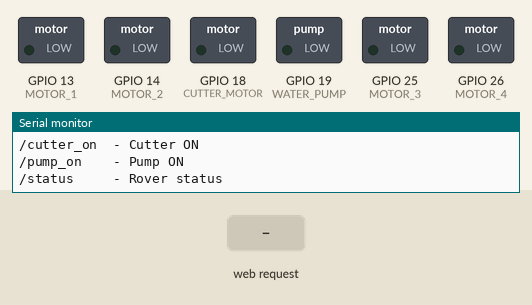
The sketch below on a simulated ESP32. Shown: switched loads named in the sketch (green lamp = pin HIGH), the last lines printed to the serial monitor. The test bench sets the inputs (shaded band). WiFi joins after 1.5 s; servers stay silent unless stated.

Above: at 2.7 s.
2.8 s: HTTP request GET /red received
At 3.7 s:
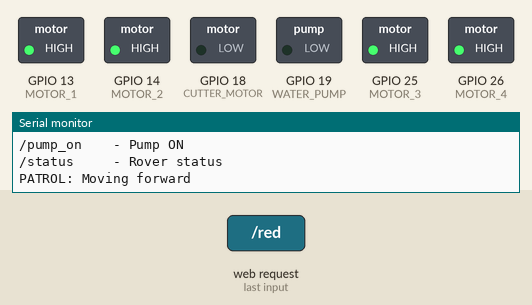
4.3 s: HTTP request GET /green received
At 4.9 s:
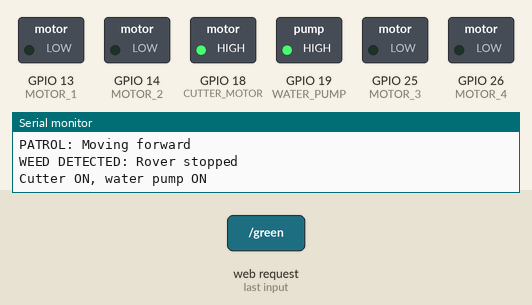
5.8 s: HTTP request GET /cutter_on received
At 6.1 s:
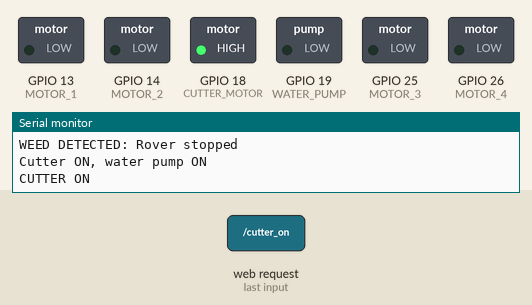
7.3 s: HTTP request GET /pump_on received
At 8.4 s:
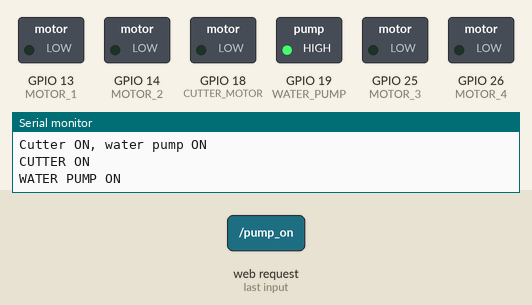
Timing chart, 0 to 18.8 s (numbered marks = the images above; inputs shaded):
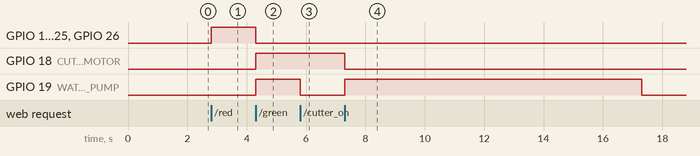

Measured:
- after the input at 2.8 s, GPIO 13 (MOTOR_1), GPIO 14 (MOTOR_2), GPIO 25 (MOTOR_3), GPIO 26 (MOTOR_4): LOW → HIGH at once
- after the input at 4.3 s, GPIO 13 (MOTOR_1), GPIO 14 (MOTOR_2), GPIO 25 (MOTOR_3), GPIO 26 (MOTOR_4): HIGH → LOW at once; GPIO 18 (CUTTER_MOTOR), GPIO 19 (WATER_PUMP): LOW → HIGH at once
- after the input at 5.8 s, GPIO 19 (WATER_PUMP): HIGH → LOW at once
- after the input at 7.3 s, GPIO 18 (CUTTER_MOTOR): HIGH → LOW after 0.00 s instead of 8.5 s; GPIO 19 (WATER_PUMP): LOW → HIGH at once, → LOW 10.0 s later

The sketch:

weedrover.ino
```cpp
#include <WiFi.h>
#include <WebServer.h>

// ---------- Wi-Fi configuration ----------
const char* WIFI_SSID = "NEW";
const char* WIFI_PASSWORD = "12345678";

// ---------- GPIO assignments ----------
// Connect these GPIOs to motor driver inputs.
// Do NOT connect motors directly to ESP32 pins.

const uint8_t MOTOR_1 = 13;
const uint8_t MOTOR_2 = 14;
const uint8_t MOTOR_3 = 25;
const uint8_t MOTOR_4 = 26;

const uint8_t CUTTER_MOTOR = 18;
const uint8_t WATER_PUMP = 19;

// ---------- HTTP server ----------
WebServer server(80);

// ---------- Rover state ----------
enum RoverState {
  ROVER_STOPPED,
  ROVER_PATROLLING,
  ROVER_CUTTING_WATERING
};

RoverState roverState = ROVER_STOPPED;

// Safety timeout for tool motors
// Cutter and pump automatically stop after 10 seconds.
// Adjust only after testing your hardware.
const unsigned long TOOL_TIMEOUT_MS = 10000;
unsigned long toolsStartedAt = 0;
bool toolsRunning = false;

// ==================================================
// MOTOR CONTROL
// ==================================================

void stopDriveMotors() {
  digitalWrite(MOTOR_1, LOW);
  digitalWrite(MOTOR_2, LOW);
  digitalWrite(MOTOR_3, LOW);
  digitalWrite(MOTOR_4, LOW);
}

void moveForward() {
  digitalWrite(MOTOR_1, HIGH);
  digitalWrite(MOTOR_2, HIGH);
  digitalWrite(MOTOR_3, HIGH);
  digitalWrite(MOTOR_4, HIGH);
}

void stopCutter() {
  digitalWrite(CUTTER_MOTOR, LOW);
}

void stopPump() {
  digitalWrite(WATER_PUMP, LOW);
}

void stopTools() {
  stopCutter();
  stopPump();
  toolsRunning = false;
}

void stopAllMotors() {
  stopDriveMotors();
  stopTools();
  roverState = ROVER_STOPPED;
}

// ==================================================
// HTTP RESPONSE
// ==================================================

void sendResponse(int code, const char* message) {
  server.send(code, "text/plain", message);
}

// ==================================================
// COMMAND: /red
// Dashboard: Patrol
// Action: All four drive motors forward
// ==================================================

void handlePatrol() {
  stopTools();
  moveForward();

  roverState = ROVER_PATROLLING;

  Serial.println("PATROL: Moving forward");
  sendResponse(200, "ROVER MOVING FORWARD");
}

// ==================================================
// COMMAND: /green
// Dashboard: Weed detected
// Action: Stop rover, activate cutter and pump
// ==================================================

void handleWeedDetected() {
  stopDriveMotors();

  digitalWrite(CUTTER_MOTOR, HIGH);
  digitalWrite(WATER_PUMP, HIGH);

  toolsRunning = true;
  toolsStartedAt = millis();
  roverState = ROVER_CUTTING_WATERING;

  Serial.println("WEED DETECTED: Rover stopped");
  Serial.println("Cutter ON, water pump ON");

  sendResponse(200, "ROVER STOPPED: CUTTER AND PUMP ON");
}

// ==================================================
// COMMAND: /stop
// Dashboard: ALL STOP
// Action: Turn off every motor
// ==================================================

void handleStop() {
  stopAllMotors();

  Serial.println("EMERGENCY/ALL STOP: All outputs OFF");
  sendResponse(200, "ALL MOTORS STOPPED");
}

// ==================================================
// COMMAND: /cutter_on
// Dashboard: Cutter ON
// Action: Stop rover, activate cutter only
// ==================================================

void handleCutterOn() {
  stopDriveMotors();
  stopTools();

  digitalWrite(CUTTER_MOTOR, HIGH);

  toolsRunning = true;
  toolsStartedAt = millis();
  roverState = ROVER_CUTTING_WATERING;

  Serial.println("CUTTER ON");

  sendResponse(200, "CUTTER ON");
}

// ==================================================
// COMMAND: /pump_on
// Dashboard: Pump ON
// Action: Stop rover, activate pump only
// ==================================================

void handlePumpOn() {
  stopDriveMotors();
  stopTools();

  digitalWrite(WATER_PUMP, HIGH);

  toolsRunning = true;
  toolsStartedAt = millis();
  roverState = ROVER_CUTTING_WATERING;

  Serial.println("WATER PUMP ON");

  sendResponse(200, "WATER PUMP ON");
}

// ==================================================
// COMMAND: /status
// Reports current rover state
// ==================================================

void handleStatus() {
  const char* stateText = "STOPPED";

  if (roverState == ROVER_PATROLLING) {
    stateText = "PATROLLING";
  } else if (roverState == ROVER_CUTTING_WATERING) {
    stateText = "CUTTING_WATERING";
  }

  String response = String("State: ") + stateText;
  response += "\nWiFi: ";
  response += (WiFi.status() == WL_CONNECTED) ? "CONNECTED" : "DISCONNECTED";

  server.send(200, "text/plain", response);
}

// ==================================================
// WEB SERVER ROUTES
// ==================================================

void configureRoutes() {
  server.on("/", HTTP_GET, []() {
    sendResponse(200, "AgriBot ESP32 is online");
  });

  server.on("/red", HTTP_GET, handlePatrol);
  server.on("/green", HTTP_GET, handleWeedDetected);
  server.on("/stop", HTTP_GET, handleStop);
  server.on("/cutter_on", HTTP_GET, handleCutterOn);
  server.on("/pump_on", HTTP_GET, handlePumpOn);
  server.on("/status", HTTP_GET, handleStatus);

  server.onNotFound([]() {
    sendResponse(404, "Unknown command");
  });
}

// ==================================================
// SETUP
// ==================================================

void setup() {
  Serial.begin(115200);

  // Configure every motor output
  pinMode(MOTOR_1, OUTPUT);
  pinMode(MOTOR_2, OUTPUT);
  pinMode(MOTOR_3, OUTPUT);
  pinMode(MOTOR_4, OUTPUT);

  pinMode(CUTTER_MOTOR, OUTPUT);
  pinMode(WATER_PUMP, OUTPUT);

  // Ensure all outputs start LOW
  stopAllMotors();

  // Connect to Wi-Fi
  WiFi.mode(WIFI_STA);
  WiFi.setAutoReconnect(true);
  WiFi.persistent(false);
  WiFi.begin(WIFI_SSID, WIFI_PASSWORD);

  Serial.print("Connecting to Wi-Fi");

  unsigned long wifiStart = millis();

  while (WiFi.status() != WL_CONNECTED &&
         millis() - wifiStart < 20000) {
    delay(250);
    Serial.print(".");
  }

  Serial.println();

  if (WiFi.status() == WL_CONNECTED) {
    Serial.println("Wi-Fi connected");
    Serial.print("ESP32 IP: ");
    Serial.println(WiFi.localIP());
  } else {
    Serial.println("Wi-Fi connection failed.");
    Serial.println("Restart after checking credentials/router.");
    return;
  }

  configureRoutes();
  server.begin();

  Serial.println("HTTP server started on port 80");
  Serial.println("Available commands:");
  Serial.println("/red        - Forward patrol");
  Serial.println("/green      - Stop, cutter and pump ON");
  Serial.println("/stop       - All motors OFF");
  Serial.println("/cutter_on  - Cutter ON");
  Serial.println("/pump_on    - Pump ON");
  Serial.println("/status     - Rover status");
}

// ==================================================
// MAIN LOOP
// ==================================================

void loop() {
  if (WiFi.status() != WL_CONNECTED) {
    // Fail safe if Wi-Fi is lost
    stopAllMotors();
    delay(100);
    return;
  }

  server.handleClient();

  // Automatically stop the cutter and pump after timeout
  if (toolsRunning &&
      millis() - toolsStartedAt >= TOOL_TIMEOUT_MS) {

    stopTools();
    stopDriveMotors();
    roverState = ROVER_STOPPED;

    Serial.println("Tool timeout: Cutter and pump OFF");
  }
}
```
